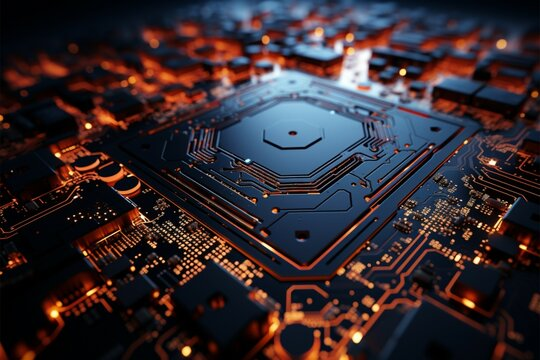
#> input picture Image.jpg, 540 x 360 px
$ python demo.py
#> lines starting #> are read from the running program, lines starting #| are printed output that depends on the picture
### encoder.py
import cv2
import numpy as np
import struct

SPATIAL = {0:100, 1:200, 2:400, 3:800}
BITDEPTH = {0:1, 1:2, 2:4, 3:8}

def load_crop(image_path):
    img = cv2.imread(image_path, cv2.IMREAD_GRAYSCALE)
    h, w = img.shape
    side = min(h, w)
    sh = (h-side)//2
    sw = (w-side)//2
    return img[sh:sh+side, sw:sw+side]

def quantize(img, bits):
    levels = 2**bits
    img = img/255
    img = np.round(img*(levels-1)).astype(np.uint8)
    return img

def encode(image_path, spatial_idx, bit_idx, outfile):
    img = load_crop(image_path)
    size = SPATIAL[spatial_idx]
    bits = BITDEPTH[bit_idx]

    img = cv2.resize(img, (size,size))
    imgq = quantize(img,bits)

    header = (spatial_idx << 2) | bit_idx

    with open(outfile,"wb") as f:
        f.write(struct.pack('B',header))
        f.write(imgq.tobytes())

    print(f"[ENCODE] Saved → {outfile}")

### decoder.py
import numpy as np
import struct
import cv2

SPATIAL = {0:100, 1:200, 2:400, 3:800}
BITDEPTH = {0:1, 1:2, 2:4, 3:8}

def decode(infile):
    with open(infile,"rb") as f:
        header = struct.unpack('B', f.read(1))[0]
        sidx = (header >> 2) & 3
        bidx = header & 3

        size = SPATIAL[sidx]
        bits = BITDEPTH[bidx]
        levels = 2**bits

        data = np.frombuffer(f.read(), dtype=np.uint8)
        imgq = data.reshape((size,size))

    img = (imgq/(levels-1))*255
    img = img.astype(np.uint8)
    return img

### demo.py
import cv2
import os
from encoder import encode
from decoder import decode

print("\n===================================")
print("       IMAGE ENCODER / DECODER     ")
print("===================================\n")

# ---- Image Input ----
img_path = input("Enter input image filename (e.g., image.png): ").strip()
#> the answer given: Image.jpg

if not os.path.exists(img_path):
    print(f"\n[ERROR] File not found: {img_path}")
    exit()

# ---- Spatial Resolution Selection ----
print("\nSelect Spatial Resolution:")
print("  0 → 100 x 100")
print("  1 → 200 x 200")
print("  2 → 400 x 400")
print("  3 → 800 x 800")

while True:
    try:
        sidx = int(input("Enter choice (0-3): "))
        if sidx in [0, 1, 2, 3]:
            break
        else:
            print("Invalid choice! Please enter 0, 1, 2, or 3.")
    except ValueError:
        print("Invalid input! Please enter a number.")
#> this loop made 1 pass; the answer given on pass 1: 1

# ---- Bit Depth Selection ----
print("\nSelect Intensity Bit-Depth:")
print("  0 → 1-bit  (2 gray levels)")
print("  1 → 2-bit  (4 gray levels)")
print("  2 → 4-bit  (16 gray levels)")
print("  3 → 8-bit  (256 gray levels)")

while True:
    try:
        bidx = int(input("Enter choice (0-3): "))
        if bidx in [0, 1, 2, 3]:
            break
        else:
            print("Invalid choice! Please enter 0, 1, 2, or 3.")
    except ValueError:
        print("Invalid input! Please enter a number.")

# ---- Encoding ----
outfile = "encoded_image.bin"
encode(img_path, sidx, bidx, outfile)
#> in load_crop, `img = cv2.imread(image_path, cv2.IMREAD_GRAYSCALE)`:
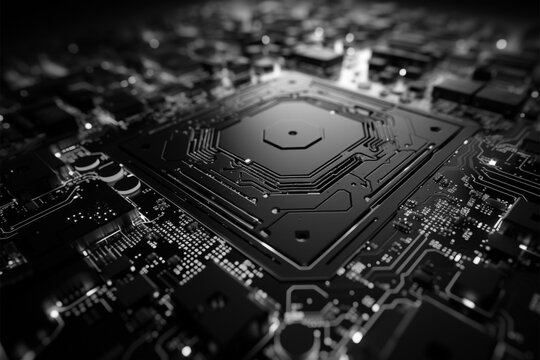
#> img: shape (360, 540); min 0, max 255, mean 45.2
#> in load_crop, `return img[sh:sh+side, sw:sw+side]`:
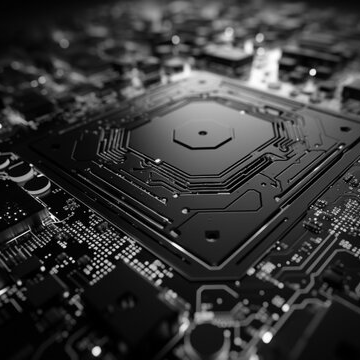
#> returned value: shape (360, 360); min 0, max 255, mean 56.1
#> in encode, `img = cv2.resize(img, (size,size))`:
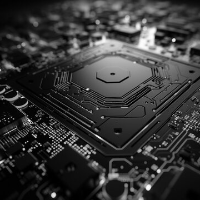
#> img: shape (200, 200); min 0, max 255, mean 56
#> in quantize, `img = np.round(img*(levels-1)).astype(np.uint8)`:
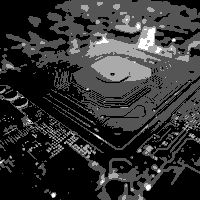
#> img: shape (200, 200); min 0, max 3, mean 0.602; drawn with min black and max white

# ---- Decoding ----
img = decode(outfile)

# ---- Display & Save ----
cv2.imwrite("reconstructed.png", img)
cv2.imshow("Reconstructed Image", img)
print("\n[INFO] Reconstructed image saved as: reconstructed.png")
print("[INFO] Encoded file saved as: encoded_image.bin\n")

cv2.waitKey(0)
cv2.destroyAllWindows()
